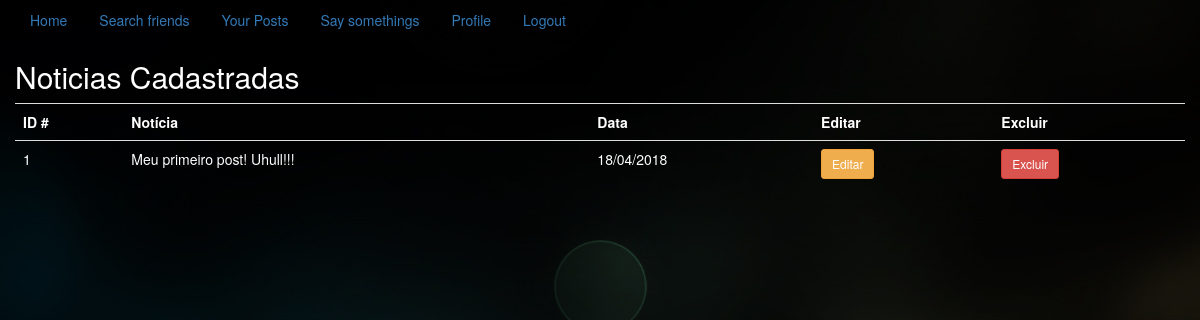
Page /gerenciar.php?msg=editarError (signed in) on the committed database.
### tables this page shows
CREATE TABLE `tb_posts` (
  `id_post` int(11) NOT NULL,
  `the_post` varchar(240) NOT NULL,
  `date` varchar(20) NOT NULL,
  `id_user` int(11) NOT NULL
);

### gerenciar.php (the view, shortened to what this page needs)
<!DOCTYPE html>
<html lang="pt-br">
<head>
	<link rel="stylesheet" type="text/css" href="bootstrap/css/bootstrap.min.css">
</head>
<body class="container-fluid">
	<?php
	include 'menu.php';
	$conn = get_connection();
	$id_user = $_SESSION['id_user'];
	$sql = "SELECT id_post, the_post, date FROM tb_posts WHERE id_user = $id_user";
	$result = mysqli_query($conn, $sql);
	$linhas = mysqli_affected_rows($conn);
	if($linhas > 0){
		echo '<h2 >Noticias Cadastradas</h2>';
		echo '<table class="table">';
		echo '<tr>
				<th>ID #</th>
				<th>Notícia</th>
				<th>Data</th>
				<th>Editar</th>
				<th>Excluir</th>
			  </tr>';
		for ($i=0; $i < $linhas; $i++) {
			$noticias = mysqli_fetch_assoc($result);
			echo '<tr>';
			foreach ($noticias as $indice => $valor) {
				echo "<td>" .  $valor . "</td>";
				if($indice == 'id_post'){
					$id_post = $valor;
				}
			}
			echo '<td><a href="editar_post.php?id_post='.$id_post.'" class="btn btn-warning btn-sm">Editar</a></td>';
			echo '<td><a href="delete_post.php?id_post='.$id_post.'" class="btn btn-danger btn-sm" onclick="return confirm(\'Deseja realmente excluir este registro?\')">Excluir</a></td>';
			echo "</tr>"	;
		}
		echo '</table>';
	}else{
		echo '<h2 >No news posted by you</h2>';
	}
	 ?>
</body>
</html>

### gerenciar.php (style rules this page uses)
body { background-image: url("img/imagem3.jpg"); }
tr { color: #FFFFFF; }
th { color: #FFFFFF; }
h2 { color: #FFFFFF; }

### rows in the picture
tb_posts: id_post "1", the_post "Meu primeiro post! Uhull!!!", date "18/04/2018"
